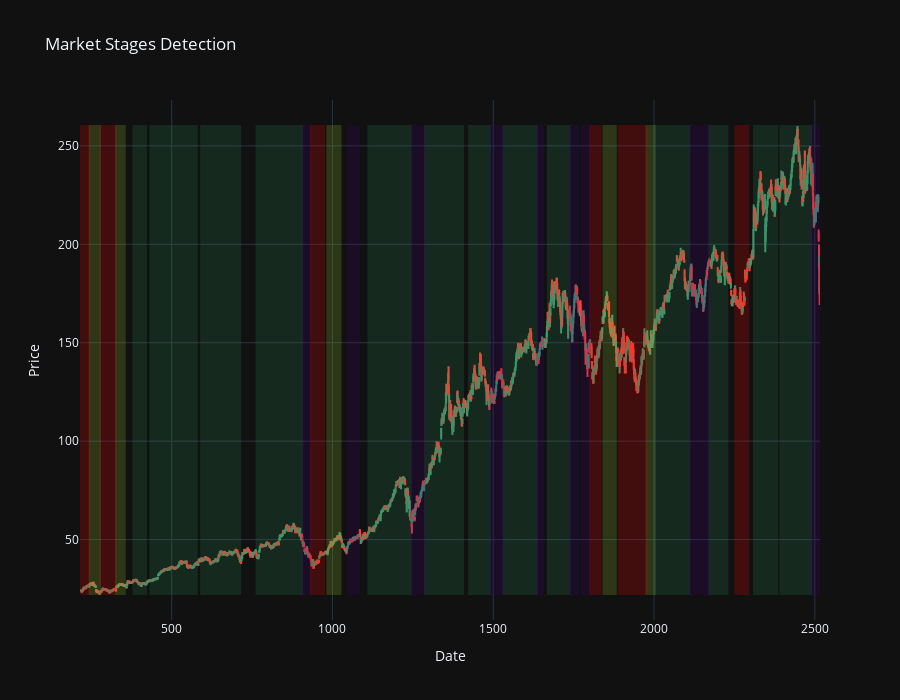

The code cell stored with this chart in its notebook:
### Markdown cell above
# MARKET STAGES

### Code cell
import pandas as pd
df = pd.read_csv("aapl.csv")
df['Date'] = pd.to_datetime(df['Date'], format="mixed")

plot_stage_detections(df)

### Figure 1 — Plotly figure (JSON) as saved in the notebook; plotly's stock layout.template omitted (floating-point values rounded to 4 significant figures; data arrays with more than 128 entries replaced by an {"elided": "..."} marker saying what was removed)
{"data": [{"close": {"elided": "2298 float values"}, "high": {"elided": "2298 float values"}, "low": {"elided": "2298 float values"}, "name": "Candlesticks", "open": {"elided": "2298 float values"}, "type": "candlestick", "x": {"elided": "2298 int values"}}], "layout": {"height": 700, "shapes": [{"fillcolor": "yellowgreen", "line": {"color": "yellowgreen"}, "opacity": 0.2, "type": "rect", "x0": 245, "x1": 277, "y0": 22.37, "y1": 260.1}, {"fillcolor": "yellowgreen", "line": {"color": "yellowgreen"}, "opacity": 0.2, "type": "rect", "x0": 327, "x1": 354, "y0": 22.37, "y1": 260.1}, {"fillcolor": "yellowgreen", "line": {"color": "yellowgreen"}, "opacity": 0.2, "type": "rect", "x0": 984, "x1": 1025, "y0": 22.37, "y1": 260.1}, {"fillcolor": "yellowgreen", "line": {"color": "yellowgreen"}, "opacity": 0.2, "type": "rect", "x0": 1843, "x1": 1881, "y0": 22.37, "y1": 260.1}, {"fillcolor": "yellowgreen", "line": {"color": "yellowgreen"}, "opacity": 0.2, "type": "rect", "x0": 1977, "x1": 2002, "y0": 22.37, "y1": 260.1}, {"fillcolor": "seagreen", "line": {"color": "seagreen"}, "opacity": 0.2, "type": "rect", "x0": 381, "x1": 420, "y0": 22.37, "y1": 260.1}, {"fillcolor": "seagreen", "line": {"color": "seagreen"}, "opacity": 0.2, "type": "rect", "x0": 434, "x1": 578, "y0": 22.37, "y1": 260.1}, {"fillcolor": "seagreen", "line": {"color": "seagreen"}, "opacity": 0.2, "type": "rect", "x0": 592, "x1": 713, "y0": 22.37, "y1": 260.1}, {"fillcolor": "seagreen", "line": {"color": "seagreen"}, "opacity": 0.2, "type": "rect", "x0": 764, "x1": 906, "y0": 22.37, "y1": 260.1}, {"fillcolor": "seagreen", "line": {"color": "seagreen"}, "opacity": 0.2, "type": "rect", "x0": 1112, "x1": 1243, "y0": 22.37, "y1": 260.1}, {"fillcolor": "seagreen", "line": {"color": "seagreen"}, "opacity": 0.2, "type": "rect", "x0": 1288, "x1": 1406, "y0": 22.37, "y1": 260.1}, {"fillcolor": "seagreen", "line": {"color": "seagreen"}, "opacity": 0.2, "type": "rect", "x0": 1425, "x1": 1490, "y0": 22.37, "y1": 260.1}, {"fillcolor": "seagreen", "line": {"color": "seagreen"}, "opacity": 0.2, "type": "rect", "x0": 1532, "x1": 1635, "y0": 22.37, "y1": 260.1}, {"fillcolor": "seagreen", "line": {"color": "seagreen"}, "opacity": 0.2, "type": "rect", "x0": 1670, "x1": 1737, "y0": 22.37, "y1": 260.1}, {"fillcolor": "seagreen", "line": {"color": "seagreen"}, "opacity": 0.2, "type": "rect", "x0": 2003, "x1": 2110, "y0": 22.37, "y1": 260.1}, {"fillcolor": "seagreen", "line": {"color": "seagreen"}, "opacity": 0.2, "type": "rect", "x0": 2172, "x1": 2228, "y0": 22.37, "y1": 260.1}, {"fillcolor": "seagreen", "line": {"color": "seagreen"}, "opacity": 0.2, "type": "rect", "x0": 2311, "x1": 2383, "y0": 22.37, "y1": 260.1}, {"fillcolor": "seagreen", "line": {"color": "seagreen"}, "opacity": 0.2, "type": "rect", "x0": 2393, "x1": 2489, "y0": 22.37, "y1": 260.1}, {"fillcolor": "indigo", "line": {"color": "indigo"}, "opacity": 0.2, "type": "rect", "x0": 907, "x1": 932, "y0": 22.37, "y1": 260.1}, {"fillcolor": "indigo", "line": {"color": "indigo"}, "opacity": 0.2, "type": "rect", "x0": 1048, "x1": 1081, "y0": 22.37, "y1": 260.1}, {"fillcolor": "indigo", "line": {"color": "indigo"}, "opacity": 0.2, "type": "rect", "x0": 1244, "x1": 1287, "y0": 22.37, "y1": 260.1}, {"fillcolor": "indigo", "line": {"color": "indigo"}, "opacity": 0.2, "type": "rect", "x0": 1491, "x1": 1531, "y0": 22.37, "y1": 260.1}, {"fillcolor": "indigo", "line": {"color": "indigo"}, "opacity": 0.2, "type": "rect", "x0": 1636, "x1": 1655, "y0": 22.37, "y1": 260.1}, {"fillcolor": "indigo", "line": {"color": "indigo"}, "opacity": 0.2, "type": "rect", "x0": 1738, "x1": 1763, "y0": 22.37, "y1": 260.1}, {"fillcolor": "indigo", "line": {"color": "indigo"}, "opacity": 0.2, "type": "rect", "x0": 1776, "x1": 1801, "y0": 22.37, "y1": 260.1}, {"fillcolor": "indigo", "line": {"color": "indigo"}, "opacity": 0.2, "type": "rect", "x0": 2111, "x1": 2171, "y0": 22.37, "y1": 260.1}, {"fillcolor": "indigo", "line": {"color": "indigo"}, "opacity": 0.2, "type": "rect", "x0": 2490, "x1": 2513, "y0": 22.37, "y1": 260.1}, {"fillcolor": "red", "line": {"color": "red"}, "opacity": 0.2, "type": "rect", "x0": 218, "x1": 244, "y0": 22.37, "y1": 260.1}, {"fillcolor": "red", "line": {"color": "red"}, "opacity": 0.2, "type": "rect", "x0": 278, "x1": 326, "y0": 22.37, "y1": 260.1}, {"fillcolor": "red", "line": {"color": "red"}, "opacity": 0.2, "type": "rect", "x0": 933, "x1": 974, "y0": 22.37, "y1": 260.1}, {"fillcolor": "red", "line": {"color": "red"}, "opacity": 0.2, "type": "rect", "x0": 1802, "x1": 1834, "y0": 22.37, "y1": 260.1}, {"fillcolor": "red", "line": {"color": "red"}, "opacity": 0.2, "type": "rect", "x0": 1890, "x1": 1976, "y0": 22.37, "y1": 260.1}, {"fillcolor": "red", "line": {"color": "red"}, "opacity": 0.2, "type": "rect", "x0": 2253, "x1": 2293, "y0": 22.37, "y1": 260.1}], "showlegend": false, "title": {"text": "Market Stages Detection"}, "xaxis": {"rangeslider": {"visible": false}, "title": {"text": "Date"}}, "yaxis": {"title": {"text": "Price"}}}}
